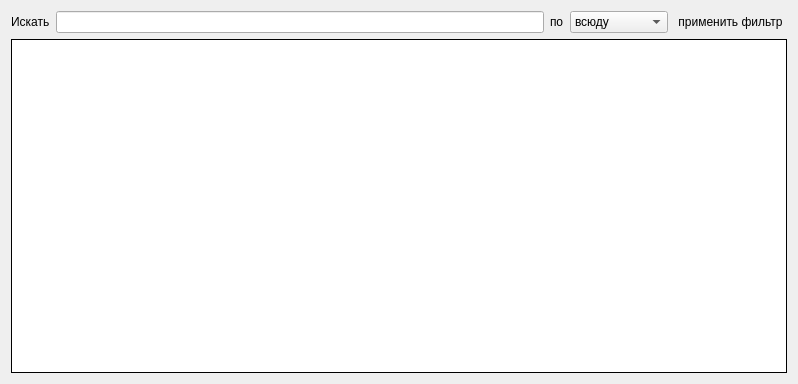
      <widget class="QWidget" name="page_2">
       <property name="geometry">
        <rect>
         <x>0</x>
         <y>0</y>
         <width>798</width>
         <height>384</height>
        </rect>
       </property>
       <attribute name="label">
        <string>Просмотр заказов</string>
       </attribute>
       <layout class="QVBoxLayout" name="verticalLayout_7">
        <item>
         <layout class="QVBoxLayout" name="verticalLayout_6">
          <item>
           <layout class="QHBoxLayout" name="horizontalLayout_11">
            <item>
             <widget class="QLabel" name="label_20">
              <property name="text">
               <string>Искать</string>
              </property>
             </widget>
            </item>
            <item>
             <widget class="QLineEdit" name="lineEdit_order_search"/>
            </item>
            <item>
             <widget class="QLabel" name="label_21">
              <property name="text">
               <string>по</string>
              </property>
             </widget>
            </item>
            <item>
             <widget class="QComboBox" name="comboBox_order_search">
              <item>
               <property name="text">
                <string>всюду</string>
               </property>
              </item>
              <item>
               <property name="text">
                <string>дате</string>
               </property>
              </item>
              <item>
               <property name="text">
                <string>покупателю</string>
               </property>
              </item>
              <item>
               <property name="text">
                <string>адресу</string>
               </property>
              </item>
              <item>
               <property name="text">
                <string>номеру</string>
               </property>
              </item>
              <item>
               <property name="text">
                <string>товару</string>
               </property>
              </item>
             </widget>
            </item>
            <item>
             <widget class="QPushButton" name="pushButton_begin_search_order">
              <property name="text">
               <string>применить фильтр</string>
              </property>
              <property name="icon">
               <iconset>
                <normaloff>:/&lt;root&gt;/icons/report_magnify.png</normaloff>:/&lt;root&gt;/icons/report_magnify.png</iconset>
              </property>
              <property name="checkable">
               <bool>true</bool>
              </property>
              <property name="autoDefault">
               <bool>true</bool>
              </property>
              <property name="default">
               <bool>true</bool>
              </property>
              <property name="flat">
               <bool>true</bool>
              </property>
             </widget>
            </item>
           </layout>
          </item>
          <item>
           <widget class="QTableView" name="tableView_order_list">
            <property name="frameShape">
             <enum>QFrame::Box</enum>
            </property>
            <property name="frameShadow">
             <enum>QFrame::Plain</enum>
            </property>
            <attribute name="verticalHeaderVisible">
             <bool>false</bool>
            </attribute>
            <attribute name="verticalHeaderDefaultSectionSize">
             <number>20</number>
            </attribute>
            <attribute name="verticalHeaderShowSortIndicator" stdset="0">
             <bool>true</bool>
            </attribute>
            <attribute name="verticalHeaderVisible">
             <bool>false</bool>
            </attribute>
            <attribute name="verticalHeaderDefaultSectionSize">
             <number>20</number>
            </attribute>
            <attribute name="verticalHeaderShowSortIndicator" stdset="0">
             <bool>true</bool>
            </attribute>
           </widget>
          </item>
         </layout>
        </item>
       </layout>
      </widget>
